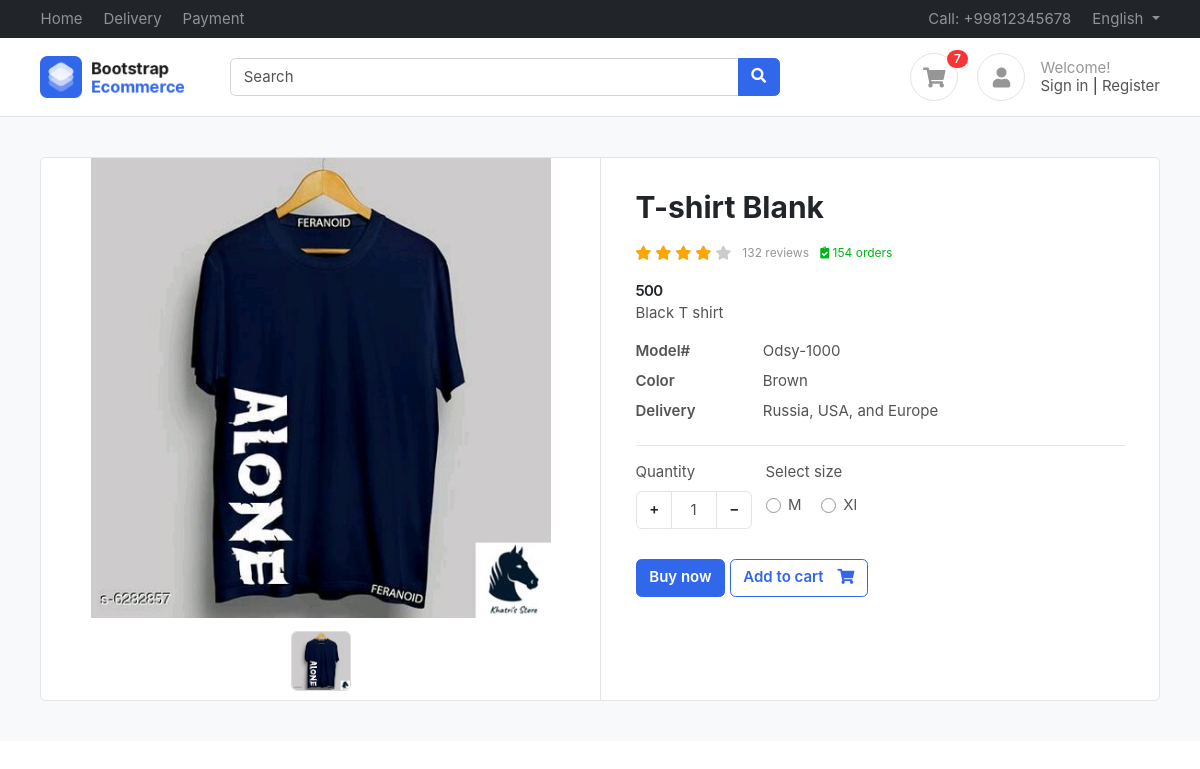
Screenshot of /product/t-shirt-blank/ (signed in) with the database file from the repository.
### accounts/models.py (models this page shows)
class Profile(BaseModel):
    user = models.OneToOneField(User, on_delete=models.CASCADE, related_name="profile")
    is_email_verified = models.BooleanField(default=False)
    email_token = models.CharField(max_length=100, null=True, blank=True)
    profile_image = models.ImageField(upload_to='profile')
    def get_cart_count(self):
        return CartItems.objects.filter(cart__is_paid=False, cart__user=self.user).count()

### products/models.py (models this page shows, shortened)
class Product(BaseModel):
    product_name=models.CharField(max_length=100)
    category=models.ForeignKey(Category,on_delete=models.CASCADE,related_name="products")
    price=models.IntegerField()
    product_description=models.TextField()
    slug=models.SlugField(unique=True,null=True,blank=True)
    color_variant=models.ManyToManyField(ColorVariant,blank=True)
    size_variant=models.ManyToManyField(SizeVariant,blank=True)
    discount_price = models.DecimalField(max_digits=10, decimal_places=2, blank=True, null=True)

class  ProductImage(BaseModel):
    product=models.ForeignKey(Product,on_delete=models.CASCADE,related_name="product_images")
    image=models.ImageField(upload_to="product")

class SizeVariant(BaseModel):
    size_name = models.CharField(max_length=100)
    price=models.IntegerField(default=0)

### products/views.py (the view)
# urls.py: path('<slug>/', get_product, name="get_product"),
def get_product(request, slug):
    try:
       product = Product.objects.get(slug=slug)
       context = {'product': product}
       if request.GET.get('size'):
           size = request.GET.get('size')
           price = product.get_product_price_by_size(size)
           context['selected_size'] = size
           context['updated_price'] = price
       return render(request, 'product/product.html', context=context)
    except Exception as e:
        print(e)

### templates/product/product.html (shortened to what this page needs)
{% extends "base/base.html"%}
{%  block start %}
<section class="section-content padding-y bg">
    <div class="container">
    <div class="card">
        <div class="row no-gutters">
            <aside class="col-md-6">
                <article class="gallery-wrap">
                    <div class="img-big-wrap">
                        <div> <a href="#"><img src="/media/{{product.product_images.first.image}}"></a></div>
                    </div>
                    <div class="thumbs-wrap">
                        {% for image in product.product_images.all %}
                            <a href="#" class="item-thumb"> <img src="/media/{{image.image}}"></a>
                        {% endfor %}
                    </div>
                </article>
            </aside>
            <main class="col-md-6 border-left">
                <article class="content-body">
                    <h2 class="title">{{product.product_name}}</h2>
                    <div class="rating-wrap my-3">
                        <ul class="rating-stars">
                            <li style="width:80%" class="stars-active">
                                <i class="fa fa-star"></i> <i class="fa fa-star"></i>
                                <i class="fa fa-star"></i> <i class="fa fa-star"></i>
                            </li>
                            <li>
                                <i class="fa fa-star"></i> <i class="fa fa-star"></i>
                                <i class="fa fa-star"></i> <i class="fa fa-star"></i>
                                <i class="fa fa-star"></i>
                            </li>
                        </ul>
                        <small class="label-rating text-muted">132 reviews</small>
                        <small class="label-rating text-success"> <i class="fa fa-clipboard-check"></i> 154 orders </small>
                    </div>
                    <div class="price-wrap">
                        <var class="price">
                            {% if updated_price %}
                                {{ updated_price }}
                            {% else %}
                                {{ product.price }}
                            {% endif %}
                        </var>
                    </div>
                    <p>{{product.product_description}}</p>
                    <dl class="row">
                        <dt class="col-sm-3">Model#</dt>
                        <dd class="col-sm-9">Odsy-1000</dd>
                        <dt class="col-sm-3">Color</dt>
                        <dd class="col-sm-9">Brown</dd>
                        <dt class="col-sm-3">Delivery</dt>
                        <dd class="col-sm-9">Russia, USA, and Europe </dd>
                    </dl>
                    <hr>
                    <div class="form-row">
                        <div class="form-group col-md flex-grow-0">
                            <label>Quantity</label>
                            <div class="input-group mb-3 input-spinner">
                                <div class="input-group-prepend">
                                    <button class="btn btn-light" type="button" id="button-plus"> + </button>
                                </div>
                                <input id="quantity-input" type="text" class="form-control" value="1">
                                <div class="input-group-append">
                                    <button class="btn btn-light" type="button" id="button-minus"> − </button>
                                </div>
                            </div>
                        </div>
                        {% if product.size_variant.count %}
                        <div class="form-group col-md">
                                <label>Select size</label>
                                <div class="mt-1">
                                {% for size in product.size_variant.all %}
                                    <label class="custom-control custom-radio custom-control-inline">
                                    <div class="custom-control-label">{{size.size_name}}</div>
                                    </label>
                                {% endfor %}
                                </div>
                        </div>
                        {% endif %}
                    </div>
                    <a href="#" class="btn  btn-primary"> Buy now </a>
                    <a href="{% url 'add_to_cart' product.uid %}?variant={{selected_size}}" class="btn btn-outline-primary"> <span class="text">Add to cart</span> <i class="fas fa-shopping-cart"></i>  </a>
                </article>
            </main>
        </div>
    </div>
    </div>
</section>
{% endblock %}

### templates/base/base.html (shortened to what this page needs)
<!DOCTYPE HTML>
<html lang="en">
<head>
<link href="/media/css/bootstrap.css" rel="stylesheet" type="text/css"/>
<link href="/media/fonts/fontawesome/css/all.min.css" type="text/css" rel="stylesheet">
<link href="/media/css/ui.css" rel="stylesheet" type="text/css"/>
<link href="/media/css/responsive.css" rel="stylesheet" />
</head>
<body>
	<header class="section-header">
		<nav class="navbar navbar-dark navbar-expand p-0 bg-dark">
		<div class="container">
			<ul class="navbar-nav d-none d-md-flex mr-auto">
				<li class="nav-item"><a class="nav-link" href="#">Home</a></li>
				<li class="nav-item"><a class="nav-link" href="#">Delivery</a></li>
				<li class="nav-item"><a class="nav-link" href="#">Payment</a></li>
			</ul>
			<ul class="navbar-nav">
				<li class="nav-item"><a href="#" class="nav-link"> Call: +99812345678 </a></li>
				<li class="nav-item dropdown">
					 <a href="#" class="nav-link dropdown-toggle" data-toggle="dropdown"> English </a>
				</li>
			</ul>
		  </div>
		</nav>
		<section class="header-main border-bottom">
			<div class="container">
		<div class="row align-items-center">
			<div class="col-lg-2 col-4">
				<div class="brand-wrap">
					<img class="logo" src="images/logo.png">
				</div>
			</div>
			<div class="col-lg-6 col-sm-12">
				<form action="#" class="search">
					<div class="input-group w-100">
						<input type="text" class="form-control" placeholder="Search">
						<div class="input-group-append">
						  <button class="btn btn-primary" type="submit">
							<i class="fa fa-search"></i>
						  </button>
						</div>
					</div>
				</form>
			</div>
			<div class="col-lg-4 col-sm-6 col-8">
				<div class="widgets-wrap float-md-right">
					<div class="widget-header  mr-3">
						<a href="#" class="icon icon-sm rounded-circle border"><i class="fa fa-shopping-cart"></i></a>
						<span class="badge badge-pill badge-danger notify">{{request.user.profile.get_cart_count}}</span>
					</div>
					<div class="widget-header icontext">
						<a href="#" class="icon icon-sm rounded-circle border"><i class="fa fa-user"></i></a>
						<div class="text">
							<span class="text-muted">Welcome!</span>
							<div>
								<a href="#">Sign in</a> |
								<a href="#"> Register</a>
							</div>
						</div>
					</div>
				</div>
			</div>
		</div>
			</div>
		</section>
	</header>
	{% block start %}
	{% endblock %}
</body>
</html>

### public/static/css/ui.css (style rules this page uses)
html { font-family: 'Inter', sans-serif; font-size: 15px; }
.price-wrap { letter-spacing: -0.7px; }
.content-body { flex: 1 1 auto; padding: 2rem 2.3rem; }
.icon-xs, .icon-sm, .icon-md, .icon-lg { display: inline-block; text-align: center; flex-shrink: 0; flex-grow: 0; }
.icon-sm { width: 48px; height: 48px; line-height: 48px; font-size: 20px; }
.padding-y { padding-top: 40px; padding-bottom: 40px; }
var { font-style: normal; }
article:after, .form-group:after { display: block; clear: both; content: ""; }
.bg { background-color: #f8f9fa; }
.card .title { color: #212529; }
.header-main { position: relative; padding-top: 1rem; padding-bottom: 1rem; }
.brand-wrap .logo, .navbar-brand .logo { margin-right: 7px; max-height: 42px; display: inline-block; }
.widget-header { display: inline-block; vertical-align: middle; position: relative; }
.widget-header a { color: #545454; }
.widget-header i { color: #969696; }
.widget-header .notify { position: absolute; top: -3px; right: -10px; }
.btn-light { background-color: #fff; border-color: #e4e4e4; }
.btn .text + i { margin-left: 10px; }
dl[class="row"] { margin-bottom: 0; }
.icontext { display: inline-flex; align-items: center; vertical-align: middle; }
.icontext .text { width: 100%; line-height: 1.2; color: #212529; }
.icontext .icon { position: relative; margin-right: 15px; flex-shrink: 0; flex-grow: 0; }
.notify { position: absolute; top: -4px; right: -10px; display: inline-block; padding: .25em .6em; font-size: 12px; line-height: 1; text-align: center; border-radius: 3rem; color: #fff; background-color: #fa3434; }
.price { font-weight: 600; color: #212529; }
.label-rating { margin-left: 7px; display: inline-block; vertical-align: middle; }
.rating-stars { display: inline-block; vertical-align: middle; list-style: none; margin: 0; padding: 0; position: relative; white-space: nowrap; clear: both; }
.rating-stars i { font-size: 14px; color: #ccc; display: inline; }
.rating-stars li { display: block; text-overflow: clip; white-space: nowrap; z-index: 1; }
.rating-stars li.stars-active { z-index: 2; position: absolute; top: 0; left: 0; overflow: hidden; }
.rating-stars li.stars-active i { color: orange; }
.input-spinner { width: 120px; flex-wrap: nowrap; display: inline-flex; }
.input-spinner input.form-control { text-align: center; max-width: 46px; flex-basis: 46px; border-color: #e4e4e4; flex-grow: 0; }
.input-spinner .btn { width: 36px; text-align: center; }
.gallery-wrap .img-big-wrap { margin-bottom: 10px; border-radius: 0.37rem; overflow: hidden; background-color: #fff; }
.gallery-wrap .img-big-wrap a { text-align: center; display: block; }
.gallery-wrap .img-big-wrap img { height: 460px; width: auto; display: inline-block; cursor: zoom-in; }
.gallery-wrap .thumbs-wrap { text-align: center; }
.gallery-wrap .thumbs-wrap .item-thumb { width: 60px; height: 60px; border: 1px solid #ddd; border-radius: 6px; margin: 3px; display: inline-block; overflow: hidden; }
.gallery-wrap .thumbs-wrap img { max-width: 100%; max-height: 100%; object-fit: cover; border-radius: 4px; cursor: zoom-in; }

### rows the page displays
Product: product_images.first.image (picture), product_name "T-shirt Blank", price "500", product_description "Black T shirt"
ProductImage: image (picture)
SizeVariant: size_name "M"
SizeVariant: size_name "Xl"

### other values shown
{{ request.user.profile.get_cart_count }} "7"
